Frame 1 (no input): blank canvas, image omitted
Frame 60 (the mouse pressed at the canvas centre just before this capture): blank canvas, image omitted
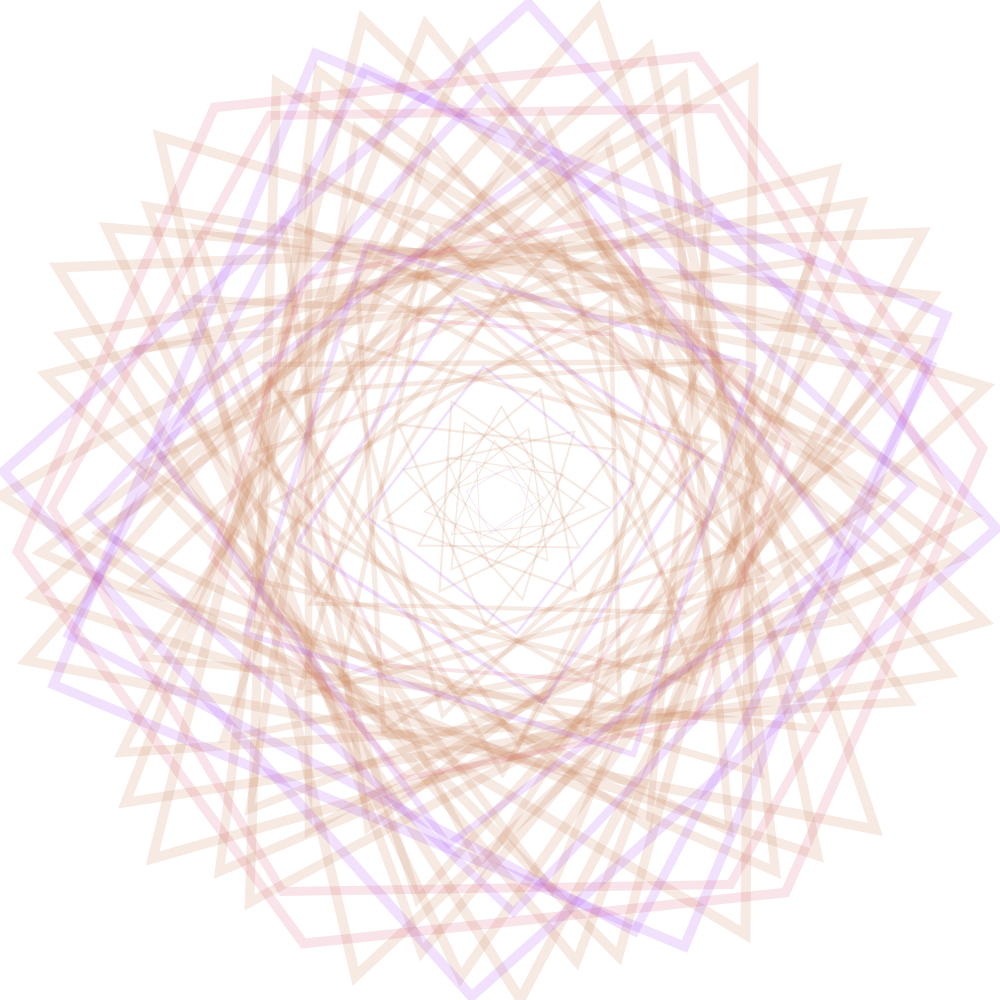
Frame 120 (the mouse held since frame 60 and released just before this capture)

The Processing sketch whose frames 1 and 60 were blank and that drew this single picture after the mouse press (run headless with seeded random() and noise(); from frame 60 on, the mouse is pressed at the canvas centre):

// Processing sketch: processing_83167
// ── processing_83167.pde

boolean dessine;
float centreX;
float centreY;
float maxRadius = 50;// rayon du cercle qui contient les formes
int nbrSommets = 3;//nombre de sommet initial
float a = 0; //angle de distribution relatif au nombre de sommets, équivalent à vertex ();
float r = 0;
float v = 0.0;
float s = 0.0;
float timer = 0;
float R, G, B, A;
void setup () {
size(1000, 1000);
centreX = width/2;
centreY = height/2;
noFill ();
background(255);
R = 200;
G=123; B=78; A=40;
}
void draw () {
if (mousePressed) {
dessine();// Il faut maintenir le click
}
if (keyPressed) {
if (key == ' ') {
background(255);
}
}
}
void dessine () {
pushMatrix ();
stroke(R, G, B, A);//couleur du contour de la forme
translate(centreX, centreY);
rotate(r);
r= r+0.09; //rotation
v = v + 0.70; //vitesse
s = cos(v)*10; //"zoom" et "dézoom" sur la forme en fonction de la vitesse de la forme
scale(s);
beginShape();//enregistre le nombre de sommet d'une forme
for (int i = 0; i < nbrSommets; i++) {
vertex(cos(a)*maxRadius, sin(a)*maxRadius);// les formules cos(a)*maxRadius = cos(angle)*rayon du cercle qui contient les formes = position x du premier point du vertex. Sin(a)*maxRadius = position y du vertex 
a += TWO_PI/nbrSommets; //angle est définit par 2PI/ le nombre de sommets
}
if (abs(s) <= 1) {
if (timer == 0) {
println("coucou");
R = random(255);
G = random(255);
B = random(255);
nbrSommets =(int) random(3, 10) ;
}
timer++;
}
else {
timer=0;
}
if (key == 's') { //image sauvegarder si la touche "s" est pressé
save("image.jpg");
}
println(timer+ " " + abs(s));
endShape(CLOSE);// termine l'enregistrement de la forme
popMatrix();
}
